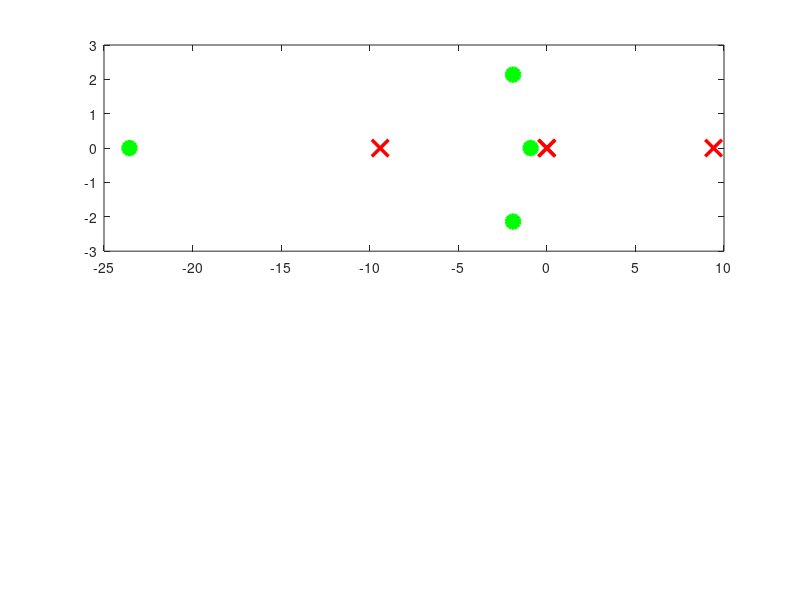

Source code (MATLAB): (Note: this script raises an error after producing the figure.)
%% =========================================================================
% Self-Balancing Robot: State-Space Matrix Simulation & Pole Analysis
% Direct matrix computation from your handwritten notes!
% =========================================================================
clear; clc; close all;

%% 1. SYSTEM MATRICES FROM YOUR NOTEBOOK (A and B)
% State vector: x = [position; velocity; pitch_angle; pitch_rate]
A = [0,  1,       0,  0;
     0,  0, -14.172,  0;
     0,  0,       0,  1;
     0,  0,  88.578,  0];

B = [0;
     0.978;
     0;
    -3.612];

%% 2. TUNE YOUR FEEDBACK GAINS HERE: u = -K * x
% K = [Kx, Kv, K_theta, K_theta_dot]
% You can change any of these numbers to see how poles and response change!
Kx          = -5.0;    % Position gain
Kv          = -8.0;    % Velocity gain
K_theta     = -60.0;   % Pitch angle gain
K_thetadot  = -10.0;   % Pitch rate gain

K = [Kx, Kv, K_theta, K_thetadot];

%% 3. COMPUTE POLES DIRECTLY FROM MATRICES
% Open-Loop poles: eigenvalues of A
open_poles = eig(A);

% Closed-Loop poles: eigenvalues of (A - B*K)
A_closed = A - B * K;
closed_poles = eig(A_closed);

% Display computed poles in Command Window
fprintf('====================================================\n');
fprintf('COMPUTED OPEN-LOOP POLES (eig(A)):\n');
disp(open_poles);
fprintf('COMPUTED CLOSED-LOOP POLES (eig(A - B*K)):\n');
disp(closed_poles);

if all(real(closed_poles) < 0)
    fprintf('STATUS: SYSTEM IS STABLE! (All poles in LHP)\n');
else
    fprintf('STATUS: SYSTEM IS UNSTABLE! (Poles in RHP)\n');
end
fprintf('====================================================\n');

%% 4. TIME-DOMAIN SIMULATION (Starting from 5 deg tilt)
theta_init = deg2rad(5.0);           % 5 degrees tilt in radians
x0 = [0; 0; theta_init; 0];          % Initial state: [x; x_dot; theta; theta_dot]

t = 0:0.01:3.0;

% Define linear state-space models
sys_open   = ss(A, zeros(4,1), eye(4), 0);
sys_closed = ss(A_closed, zeros(4,1), eye(4), 0);

% Simulate from initial condition
[y_open, t_open]     = initial(sys_open, x0, 0:0.01:0.6);
[y_closed, t_closed] = initial(sys_closed, x0, t);

%% 5. PLOT S-PLANE & TIME RESPONSES
figure('Color', 'w', 'Position', [100, 80, 1050, 600]);

% --- 1. S-PLANE POLE-ZERO MAP ---
subplot(2, 2, [1, 2]);
plot(real(open_poles), imag(open_poles), 'rx', 'MarkerSize', 12, 'LineWidth', 2.5); hold on;
plot(real(closed_poles), imag(closed_poles), 'go', 'MarkerSize', 10, 'LineWidth', 2, 'MarkerFaceColor', 'g');
xline(0, 'k--', 'LineWidth', 2, 'Label', 'Stability Boundary (Real = 0)');
yline(0, 'k:');
grid on;
title('S-Plane: Computed from eig(A) and eig(A - B*K)', 'FontSize', 12);
xlabel('Real Axis \sigma'); ylabel('Imaginary Axis j\omega');
legend('Open-Loop Poles (Unstable)', 'Closed-Loop Poles (Stable)', 'Location', 'northwest');

% --- 2. MOTION BEFORE (Open-Loop Tilt Angle) ---
subplot(2, 2, 3);
plot(t_open, rad2deg(y_open(:, 3)), 'r', 'LineWidth', 2); hold on;
yline(0, 'k--');
grid on;
title('BEFORE: Open-Loop Response (Fails)', 'FontSize', 11);
xlabel('Time (s)'); ylabel('Pitch Angle (deg)');
xlim([0, 0.6]);

% --- 3. MOTION AFTER (Closed-Loop Tilt & Position) ---
subplot(2, 2, 4);
plot(t_closed, rad2deg(y_closed(:, 3)), 'b', 'LineWidth', 2); hold on;
plot(t_closed, y_closed(:, 1), 'm--', 'LineWidth', 1.8);
yline(0, 'k--');
grid on;
title('AFTER: Closed-Loop Stabilization', 'FontSize', 11);
xlabel('Time (s)');
ylabel('Angle (deg) / Position (m)');
legend('Pitch Angle \theta(t) [deg]', 'Position X(t) [m]', 'Location', 'northeast');
xlim([0, 3.0]);
